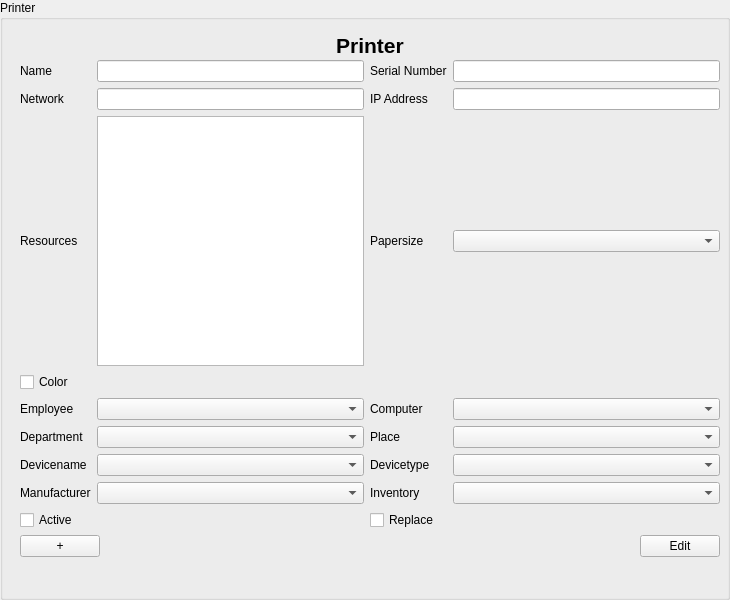
<?xml version="1.0" encoding="UTF-8"?>
<ui version="4.0">
 <class>PrinterInputArea</class>
 <widget class="QGroupBox" name="PrinterInputArea">
  <property name="geometry">
   <rect>
    <x>0</x>
    <y>0</y>
    <width>730</width>
    <height>600</height>
   </rect>
  </property>
  <property name="windowTitle">
   <string>Printer</string>
  </property>
  <property name="accessibleName">
   <string>PrinterInputDialog</string>
  </property>
  <property name="title">
   <string>Printer</string>
  </property>
  <widget class="QWidget" name="formLayoutWidget" native="true">
   <property name="geometry">
    <rect>
     <x>10</x>
     <y>30</y>
     <width>730</width>
     <height>600</height>
    </rect>
   </property>
   <widget class="QWidget" name="gridLayoutWidget">
    <property name="geometry">
     <rect>
      <x>10</x>
      <y>0</y>
      <width>700</width>
      <height>30</height>
     </rect>
    </property>
    <layout class="QVBoxLayout" name="verticalLayout">
     <item>
      <widget class="QLabel" name="label_Header">
       <property name="font">
        <font>
         <pointsize>16</pointsize>
         <weight>75</weight>
         <bold>true</bold>
        </font>
       </property>
       <property name="text">
        <string>Printer</string>
       </property>
       <property name="alignment">
        <set>Qt::AlignCenter</set>
       </property>
      </widget>
     </item>
    </layout>
   </widget>
   <widget class="QWidget" name="verticalLayoutWidget_Buttons">
    <property name="geometry">
     <rect>
      <x>10</x>
      <y>500</y>
      <width>700</width>
      <height>32</height>
     </rect>
    </property>
    <layout class="QHBoxLayout" name="horizontalLayout">
     <item>
      <widget class="QPushButton" name="pushButton_Add">
       <property name="text">
        <string>+</string>
       </property>
      </widget>
     </item>
     <item>
      <spacer name="horizontalSpacer">
       <property name="orientation">
        <enum>Qt::Horizontal</enum>
       </property>
       <property name="sizeHint" stdset="0">
        <size>
         <width>40</width>
         <height>20</height>
        </size>
       </property>
      </spacer>
     </item>
     <item>
      <widget class="QPushButton" name="pushButton_EditFinish">
       <property name="text">
        <string>Edit</string>
       </property>
      </widget>
     </item>
    </layout>
   </widget>
   <widget class="QWidget" name="gridLayoutWidget">
    <property name="geometry">
     <rect>
      <x>10</x>
      <y>30</y>
      <width>700</width>
      <height>470</height>
     </rect>
    </property>
    <layout class="QGridLayout" name="gridLayout">
     <item row="2" column="3">
      <widget class="QLabel" name="label_Papersize">
       <property name="text">
        <string>Papersize</string>
       </property>
      </widget>
     </item>
     <item row="7" column="4">
      <widget class="QComboBox" name="comboBox_Inventory"/>
     </item>
     <item row="4" column="0">
      <widget class="QLabel" name="label_Employee">
       <property name="text">
        <string>Employee</string>
       </property>
       <property name="buddy">
        <cstring>comboBox_Employee</cstring>
       </property>
      </widget>
     </item>
     <item row="5" column="3">
      <widget class="QLabel" name="label_Place">
       <property name="text">
        <string>Place</string>
       </property>
       <property name="buddy">
        <cstring>comboBox_Place</cstring>
       </property>
      </widget>
     </item>
     <item row="8" column="0">
      <widget class="QCheckBox" name="checkBox_Active">
       <property name="text">
        <string>Active</string>
       </property>
      </widget>
     </item>
     <item row="8" column="3">
      <widget class="QCheckBox" name="checkBox_Replace">
       <property name="text">
        <string>Replace</string>
       </property>
      </widget>
     </item>
     <item row="2" column="2">
      <widget class="QTextEdit" name="textEdit_Resources">
       <property name="baseSize">
        <size>
         <width>0</width>
         <height>0</height>
        </size>
       </property>
      </widget>
     </item>
     <item row="7" column="3">
      <widget class="QLabel" name="label_Inventory">
       <property name="text">
        <string>Inventory</string>
       </property>
       <property name="buddy">
        <cstring>comboBox_Inventory</cstring>
       </property>
      </widget>
     </item>
     <item row="1" column="2">
      <widget class="QLineEdit" name="lineEdit_Network"/>
     </item>
     <item row="0" column="0">
      <widget class="QLabel" name="label_Name">
       <property name="text">
        <string>Name</string>
       </property>
       <property name="buddy">
        <cstring>lineEdit_PrinterName</cstring>
       </property>
      </widget>
     </item>
     <item row="4" column="4">
      <widget class="QComboBox" name="comboBox_Computer"/>
     </item>
     <item row="1" column="3">
      <widget class="QLabel" name="label_IPAddress">
       <property name="text">
        <string>IP Address</string>
       </property>
       <property name="buddy">
        <cstring>lineEdit_IPAddress</cstring>
       </property>
      </widget>
     </item>
     <item row="6" column="2">
      <widget class="QComboBox" name="comboBox_DeviceName"/>
     </item>
     <item row="2" column="4">
      <widget class="QComboBox" name="comboBox_Papersize"/>
     </item>
     <item row="0" column="2">
      <widget class="QLineEdit" name="lineEdit_PrinterName"/>
     </item>
     <item row="6" column="3">
      <widget class="QLabel" name="label_DeviceType">
       <property name="text">
        <string>Devicetype</string>
       </property>
       <property name="buddy">
        <cstring>comboBox_DeviceType</cstring>
       </property>
      </widget>
     </item>
     <item row="5" column="0">
      <widget class="QLabel" name="label_Department">
       <property name="text">
        <string>Department</string>
       </property>
       <property name="buddy">
        <cstring>comboBox_Department</cstring>
       </property>
      </widget>
     </item>
     <item row="4" column="2">
      <widget class="QComboBox" name="comboBox_Employee"/>
     </item>
     <item row="1" column="4">
      <widget class="QLineEdit" name="lineEdit_IPAddress"/>
     </item>
     <item row="0" column="3">
      <widget class="QLabel" name="label_SerialNumber">
       <property name="text">
        <string>Serial Number</string>
       </property>
       <property name="buddy">
        <cstring>lineEdit_SerialNumber</cstring>
       </property>
      </widget>
     </item>
     <item row="0" column="4">
      <widget class="QLineEdit" name="lineEdit_SerialNumber"/>
     </item>
     <item row="4" column="3">
      <widget class="QLabel" name="label_Computer">
       <property name="text">
        <string>Computer</string>
       </property>
      </widget>
     </item>
     <item row="7" column="2">
      <widget class="QComboBox" name="comboBox_Manufacturer"/>
     </item>
     <item row="6" column="4">
      <widget class="QComboBox" name="comboBox_DeviceType"/>
     </item>
     <item row="7" column="0">
      <widget class="QLabel" name="label_Manufacturer">
       <property name="text">
        <string>Manufacturer</string>
       </property>
       <property name="buddy">
        <cstring>comboBox_Manufacturer</cstring>
       </property>
      </widget>
     </item>
     <item row="5" column="4">
      <widget class="QComboBox" name="comboBox_Place"/>
     </item>
     <item row="1" column="0">
      <widget class="QLabel" name="label_Network">
       <property name="text">
        <string>Network</string>
       </property>
       <property name="buddy">
        <cstring>lineEdit_Network</cstring>
       </property>
      </widget>
     </item>
     <item row="6" column="0">
      <widget class="QLabel" name="label_Devicename">
       <property name="text">
        <string>Devicename</string>
       </property>
       <property name="buddy">
        <cstring>comboBox_DeviceName</cstring>
       </property>
      </widget>
     </item>
     <item row="5" column="2">
      <widget class="QComboBox" name="comboBox_Department"/>
     </item>
     <item row="2" column="0">
      <widget class="QLabel" name="label_Resources">
       <property name="text">
        <string>Resources</string>
       </property>
      </widget>
     </item>
     <item row="3" column="0">
      <widget class="QCheckBox" name="checkBox_Color">
       <property name="text">
        <string>Color</string>
       </property>
      </widget>
     </item>
    </layout>
   </widget>
  </widget>
 </widget>
 <tabstops>
  <tabstop>lineEdit_PrinterName</tabstop>
  <tabstop>lineEdit_SerialNumber</tabstop>
  <tabstop>lineEdit_Network</tabstop>
  <tabstop>lineEdit_IPAddress</tabstop>
  <tabstop>comboBox_Employee</tabstop>
  <tabstop>comboBox_Department</tabstop>
  <tabstop>comboBox_Place</tabstop>
  <tabstop>comboBox_DeviceName</tabstop>
  <tabstop>comboBox_DeviceType</tabstop>
  <tabstop>comboBox_Manufacturer</tabstop>
  <tabstop>comboBox_Inventory</tabstop>
  <tabstop>checkBox_Active</tabstop>
  <tabstop>checkBox_Replace</tabstop>
  <tabstop>pushButton_Add</tabstop>
  <tabstop>pushButton_EditFinish</tabstop>
 </tabstops>
 <resources/>
 <connections/>
 <slots>
  <slot>slot1()</slot>
  <slot>onDestroyed()</slot>
 </slots>
</ui>
